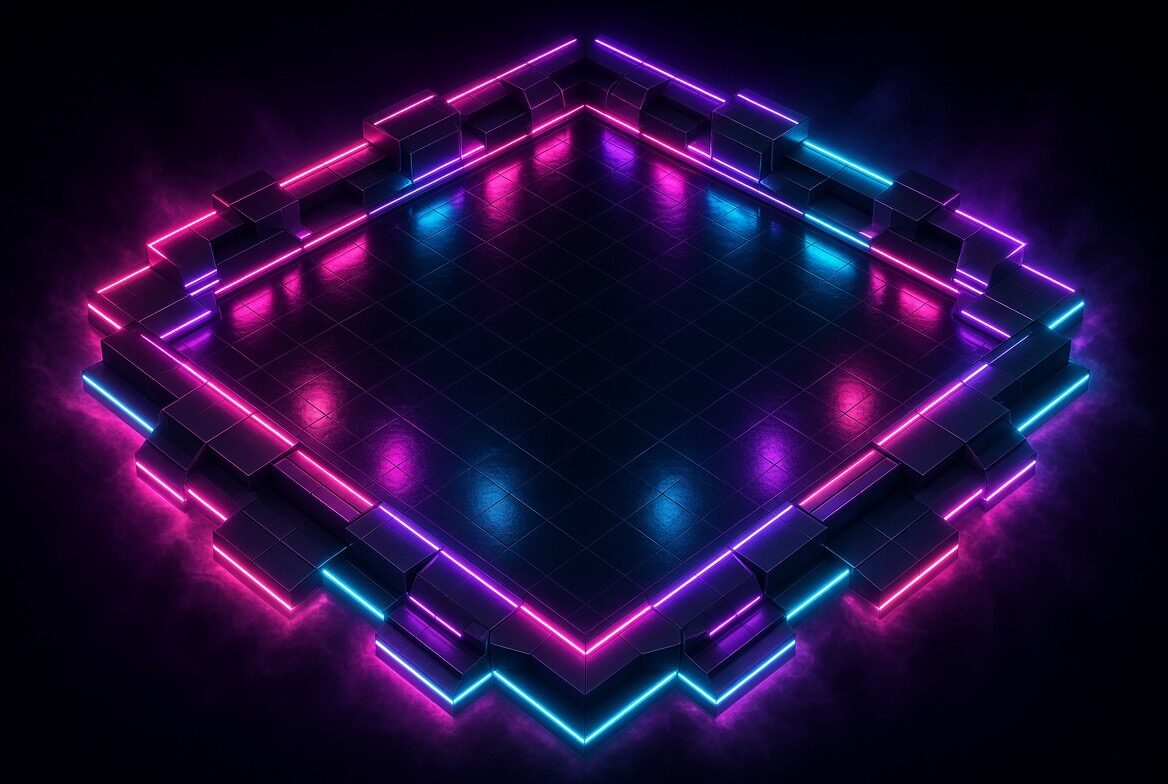
#> input picture art_src/room_floor_original.jpeg, 1168 x 784 px
$ python rect.py ../room_floor_original.jpeg 1.0 ../beer_tap_cutout.png
#> lines starting #> are read from the running program, lines starting #| are printed output that depends on the picture; after the words box and inside, x2 and y2 are one past the last pixel; in counts of white or black regions, pixels touching at a corner belong together
import numpy as np, sys
from PIL import Image
f=sys.argv[1]; OS=float(sys.argv[2]); out=sys.argv[3]
im=Image.open(f).convert('RGB'); a=np.array(im).astype(float)
#> further down, im is the input picture: PIL image 1168x784 RGB; mean R, G, B 32, 13.9, 56.4
x0=480-838.0952380952381/2; y0=252-419.047619047619/2
N=40; lo,hi=-3,14
n=(hi-lo)*N
c=np.linspace(lo,hi,n,endpoint=False)+0.5/N
C,R=np.meshgrid(c,c)  # C varies along x(out), R along y
X=(C-R)*32+480; Y=(C+R)*16+70
xi=((X-x0)*OS).astype(int); yi=((Y-y0)*OS).astype(int)
ok=(xi>=0)&(xi<a.shape[1])&(yi>=0)&(yi<a.shape[0])
o=np.zeros((n,n,3),np.uint8); o[ok]=a[yi[ok],xi[ok]].astype(np.uint8)
#> after `o[ok] = a[yi[ok], xi[ok]].astype(np.uint8)`:
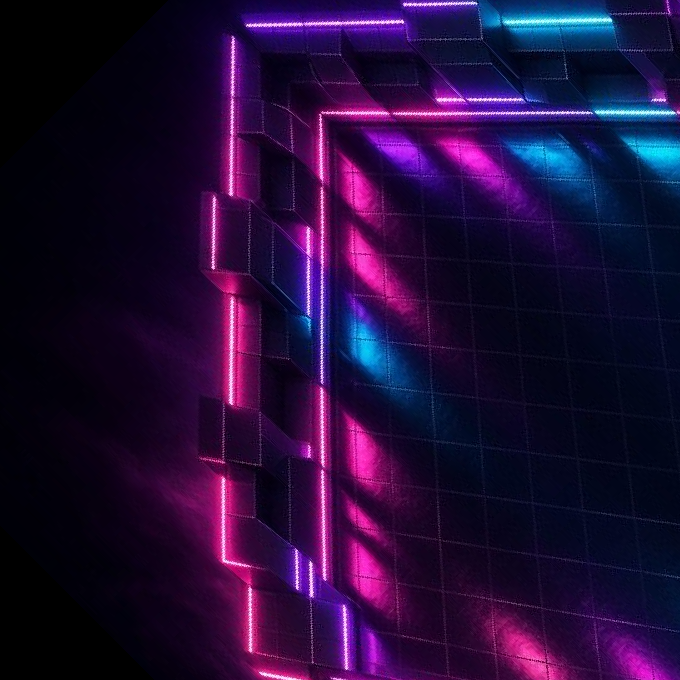
#> o: shape (680, 680, 3); mean R, G, B 35, 12.6, 55.3
# out[row_index=R(y), col_index=C(x)]
Image.fromarray(o).save(out)
r,g,b=o[...,0].astype(float),o[...,1].astype(float),o[...,2].astype(float)
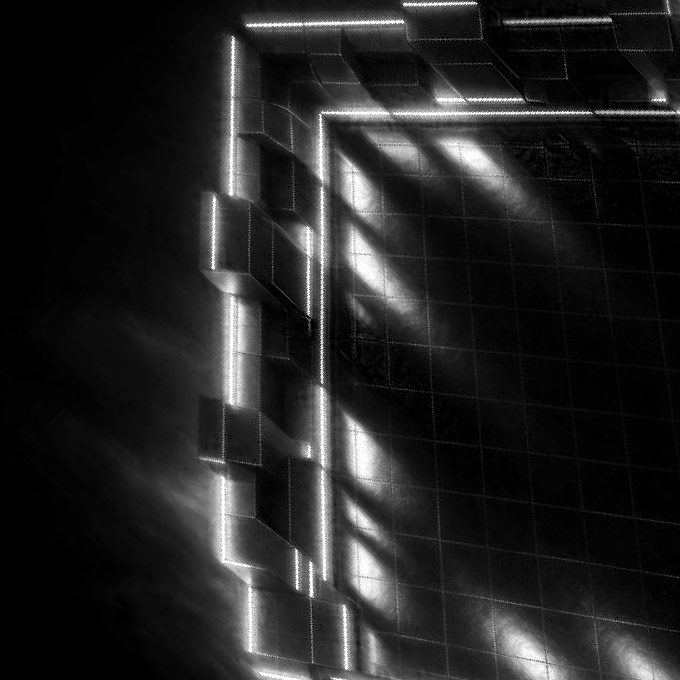
#> r: shape (680, 680) float64; min 0, max 255, mean 35
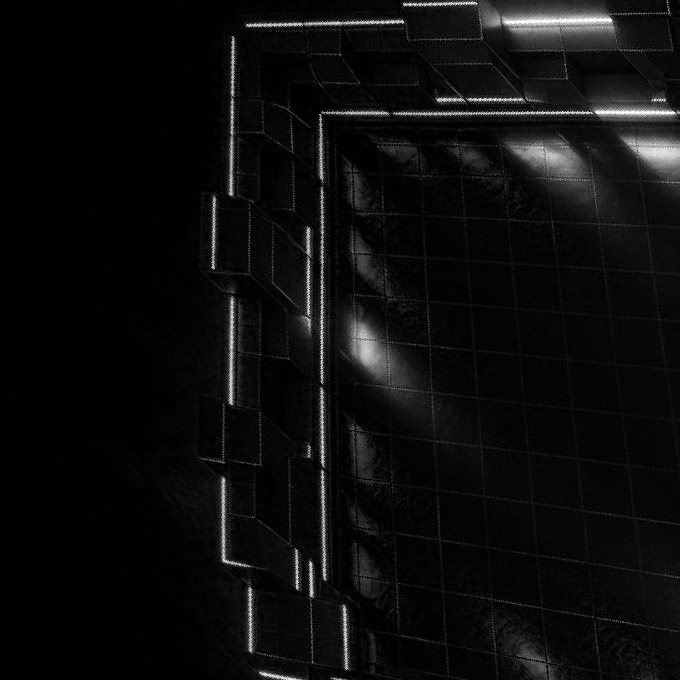
#> g: shape (680, 680) float64; min 0, max 255, mean 12.6
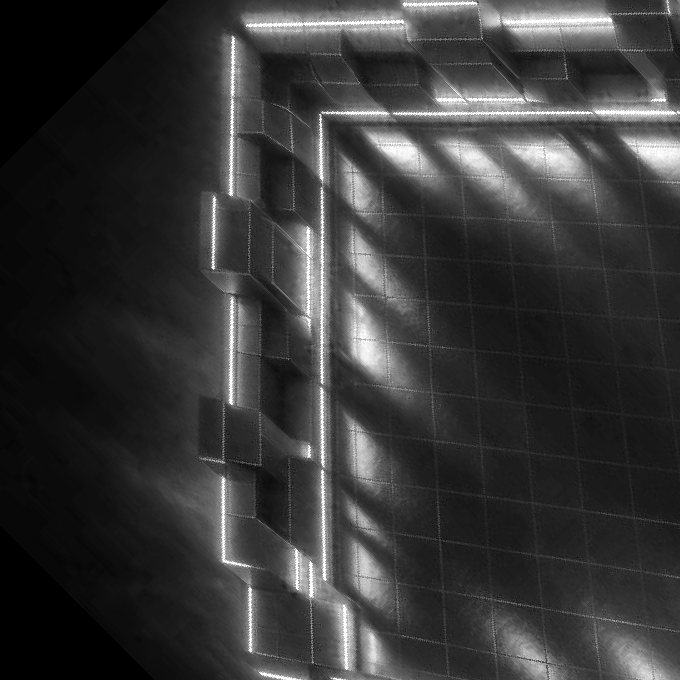
#> b: shape (680, 680) float64; min 0, max 255, mean 55.3
neon=((r>215)&(b>150)&(g<170)&(r-g>70))|((b>215)&(g>190)&(r<170))
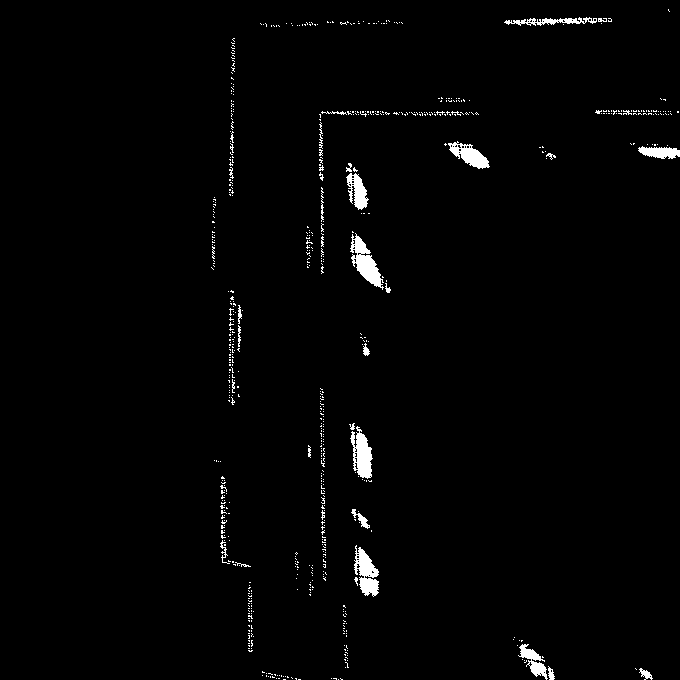
#> neon: shape (680, 680) bool; 1.6% white; 683 white regions (650 under 20 px), largest, box (x1, y1, x2, y2) and area: (350, 233, 384, 290) 801, (354, 545, 379, 597) 722, (350, 426, 373, 479) 707
print(o.shape)
#| (680, 680, 3)
colh=neon[int((2.5-lo)*N):int((8.5-lo)*N)].sum(0)   # along rows 2.5..8.5, hist over col
#> colh = 680 values, max 70 at index 364, min 0 at index 0, mean 2.94
rowh=neon[:,int((2.5-lo)*N):int((8.5-lo)*N)].sum(1)
#> rowh = 680 values, max 77 at index 112, min 0 at index 0, mean 7.63
def peaks(h,name):
#> called with h = array of shape (680,), name = 'col(x) peaks'
    idx=np.argsort(h)[::-1]; got=[]
#> after `idx = np.argsort(h)[::-1]`: idx = 680 values, max 679 at index 86, min 0 at index 679, mean 339.5
    for i in idx:
        v=lo+i/N
        if all(abs(v-g)>0.25 for g in got) and h[i]>40: got.append(v)
        if len(got)>=8: break
#> this loop made 680 passes
#> (i, v) on passes 1 to 3: (364, 6.1), (365, 6.12), (357, 5.93)
#> after the loop, got = [6.1, 5.03, 2.8, 5.82]
    print(name,[(round(g,2),int(h[int((g-lo)*N)])) for g in sorted(got)])
#| col(x) peaks [(2.8, 59), (5.03, 66), (5.82, 56), (6.1, 70)]
peaks(colh,'col(x) peaks'); peaks(rowh,'row(y) peaks')
#> the loop in peaks (call 2), `for i in idx:` made 680 passes
#> (i, v) on passes 1 to 3: (112, -0.2), (114, -0.15), (113, -0.175)
#| row(y) peaks [(-0.2, 77)]
